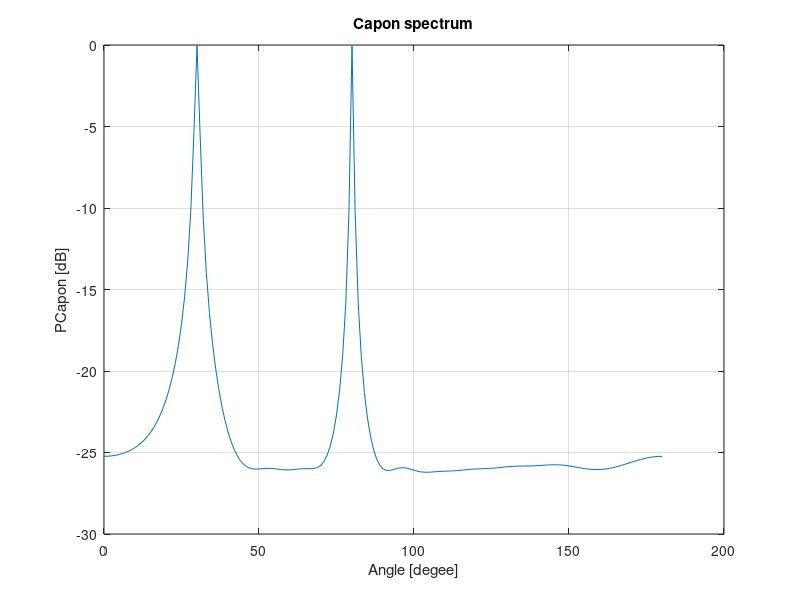

MATLAB code to generate this figure:
%-------------------------------------------------------------------------------------------------------------------------------------------
                                                  % Capon: Uniform Linear Array     
                                              %Code edited by Imen BOUABIDI & Ameni MEZNI,
                          % Telecommunication engineering students in National Engineering School of Tunis - Tunisia
%-------------------------------------------------------------------------------------------------------------------------------------------
close all;
clear all;
clc;
%%   Parameters

% Carrier frequency (Hz)
fc = 3e8; 

% Number of snapshots
Nb = 1000; 

%Speed ol light(m/s)
c=3e8;

%the wavelength of the received signal
wavelength = 3e8/fc;     

% element spacing
d = 0.5*wavelength;  

% Number of antennas 
N = 10; 

%Wavenumber
beta=2*pi/wavelength;               

%Signal amplitude
A = 1;

%SNR(dB)
snr = 5;

% Direction of Arrival
theta = [30 80];

%Variance of noise
sigma = sqrt((A^2)/(2*10^(snr/10)));

%Number of signals
M = length(theta);

%source signal
for k=1:M 
    D(k,:) = randint(1,Nb);
    S(k,:) =A*(2*D(k,:) - 1);
end   



%the electrical phase shift from element to element along the array
phi=beta*d*cos(theta*pi/180);

%matrix of steering vectors
for i=1:M
for k=1:N
    SteeringVector(k,i)= exp((k-1)*1i*phi(i));
end
end
% White Gaussien noise
B = (sigma^2)*(randn(N,Nb)+j*randn(N,Nb))/sqrt(2);

%Array output:signal plus noise
X = SteeringVector*S+B;

% Estimation of the spatial correlation matrix of the observed signal
Rxx = X*X'/Nb;

theta1=[0:180];
for i=1:length(theta1)
    phi1 = 2*pi*d*cos(theta1(i)*pi/180);
    A1=zeros([N 1]);
    for k=1:N
        A1(k,1)= exp((k-1)*1i*phi1);
    end;
    PCapon(i)= 1./(real(diag(A1'*inv(Rxx)*A1)));
end;


figure(1);
plot(theta1,10*log10(PCapon));
title('Capon spectrum');
xlabel('Angle [degee]');
ylabel('PCapon [dB]');
grid on;







